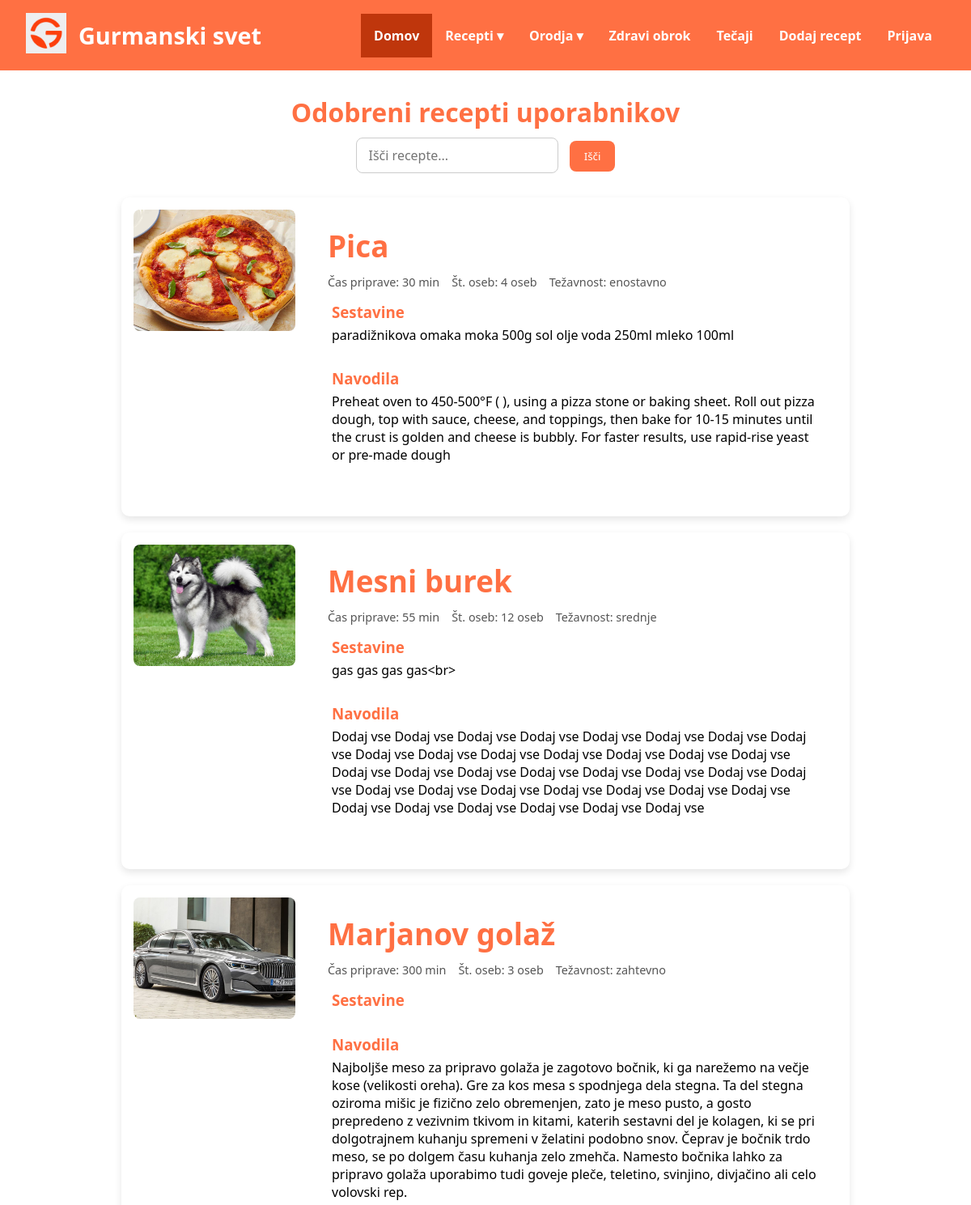
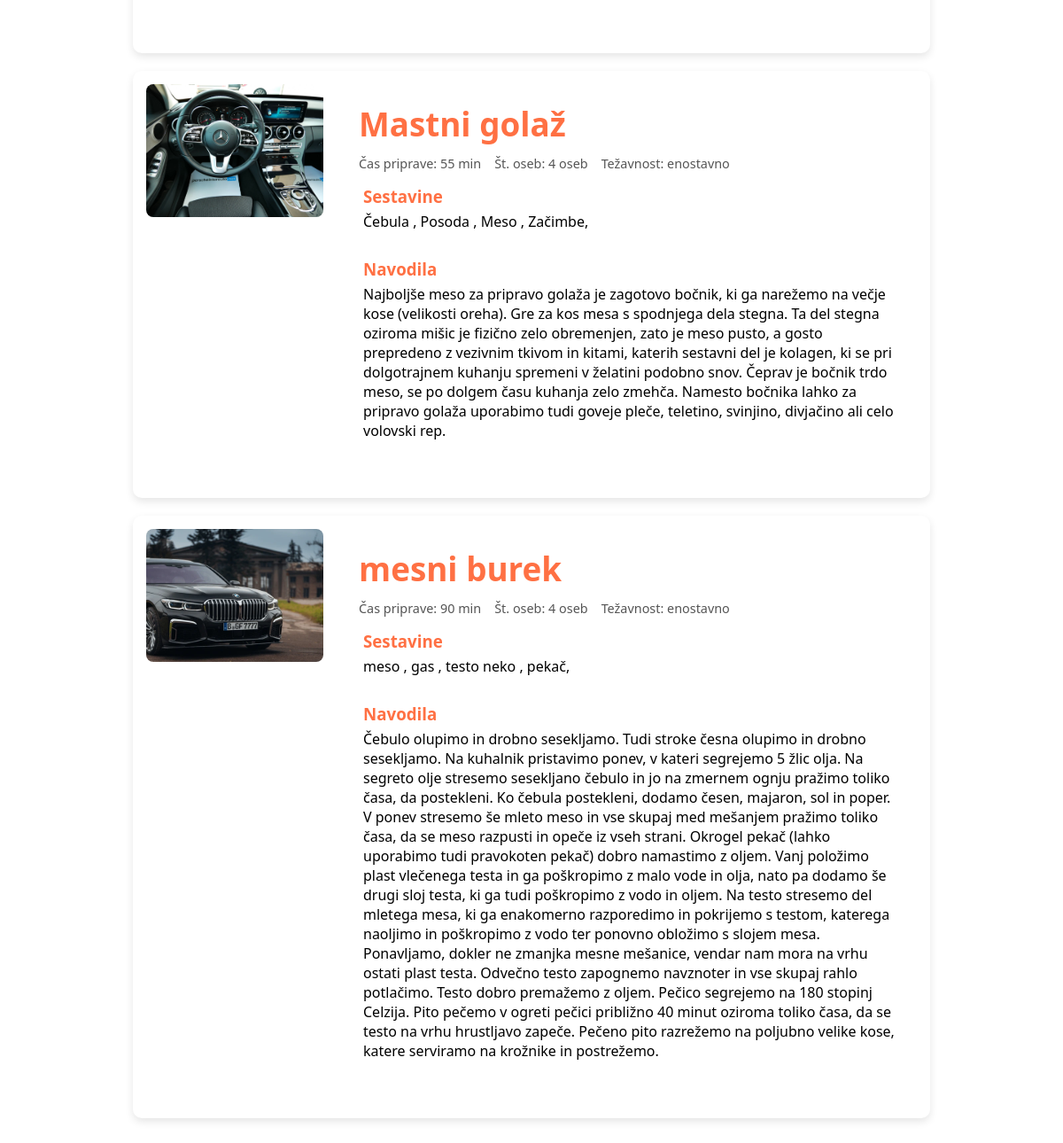
The page /predlagani_recepti on the database its author committed (2 pictures, top to bottom).
### tables this page shows
CREATE TABLE recepti (
    id INTEGER PRIMARY KEY AUTOINCREMENT,
    naslov TEXT,
    slika TEXT,
    sestavine TEXT,
    navodila TEXT,
    tezavnost TEXT,
    cas_priprave INTEGER,
    osebe INTEGER
, status TEXT DEFAULT 'pending', likes INTEGER DEFAULT 0);

### routes/recepti.py (the view)
@recepti_bp.route("/predlagani_recepti")
def predlagani_recepti():
    conn = sqlite3.connect('recepti.db')
    c = conn.cursor()
    c.execute(""" SELECT naslov, sestavine, navodila, slika, tezavnost, cas_priprave, osebe FROM recepti WHERE status='approved' """)
    recepti = c.fetchall()
    conn.close()
    return render_template("predlagani_recepti.html", recepti=recepti)

### main.py (called while the page is built)
@app.context_processor
def inject_user():
    return dict(username=session.get("username"))

### templates/predlagani_recepti.html (shortened to what this page needs)
<!DOCTYPE html>
<html lang="sl">
<head>
    <link rel="stylesheet" href="{{ url_for('static', filename='css.css') }}">
</head>
<body>
<header>
    <div class="container">
        <div class="logo-container">
            <a href="/">
                <img src="{{ url_for('static', filename='slike/ikona.png') }}" height="50">
            </a>
            <div class="logo">Gurmanski svet</div>
        </div>
        <nav>
            <ul>
                <li><a href="/" class="active">Domov</a></li>
                <li class="dropdown">
                    <a href="#">Recepti ▾</a>
                </li>
                <li class="dropdown">
                    <a href="#">Orodja ▾</a>
                </li>
                <li><a href="/zdravi">Zdravi obrok</a></li>
                <li><a href="/tecaji">Tečaji</a></li>
                <li><a href="/dodajRecept">Dodaj recept</a></li>
{% if username %}
<li class="dropdown">
    <a href="#">Hej {{ username }} ▾</a>
    <div class="dropdown-content">
        <a href="/logout">Odjava</a>
    </div>
</li>
{% else %}
<li><a href="/login">Prijava</a></li>
{% endif %}
            </ul>
        </nav>
    </div>
</header>
<div class="iskanje">
    <h1>Odobreni recepti uporabnikov</h1>
    <input type="text" id="search" placeholder="Išči recepte...">
    <button onclick="isci()">Išči</button>
</div>
<div id="recepti-container">
{% for recept in recepti %}
<div class="recept-box">
    {% if recept[3] %}
        <img class="recept-img" src="{{ url_for('static', filename='uploads/' + recept[3]) }}">
    {% endif %}
    <div class="recept-content">
        <h2>{{ recept[0] }}</h2>
        <div class="recept-meta">
            <span>Čas priprave: {{ recept[5] }} min</span>
            <span>Št. oseb: {{ recept[6] }} oseb</span>
            <span>Težavnost: {{ recept[4] }}</span>
        </div>
        <div class="recept-section">
            <h3>Sestavine</h3>
            <p>{{ recept[1] }}</p>
        </div>
        <div class="recept-section">
            <h3>Navodila</h3>
            <p>{{ recept[2] }}</p>
        </div>
    </div>
</div>
{% endfor %}
</div>
</body>
</html>

### static/css.css (style rules this page uses)
* { margin: 0; padding: 0; box-sizing: border-box; font-family: 'Segoe UI', Tahoma, Verdana, sans-serif; }
h1,h2,h3 { color: #FF7043 !important; }
header { background-color: #FF7043; color: white; padding: 1rem 2rem; }
.container { display: flex; justify-content: space-between; align-items: center; font-weight: bold; }
.logo-container { display: flex; align-items: center; gap: 15px; }
.logo { font-size: 1.8rem; font-weight: bold; }
nav ul { list-style: none; display: flex; align-items: center; }
nav ul li { position: relative; }
nav ul li a { display: block; color: white; text-decoration: none; padding: 1rem; }
nav ul li a:hover, nav ul li a.active { background-color: #BF360C; }
h2 { font-size: 2.3rem; color: #FF7043; }
#recepti-container { max-width: 900px; margin: 30px auto; }
.recept-box { display: flex; gap: 20px; background: white; padding: 15px; margin-bottom: 20px; border-radius: 10px; box-shadow: 0 4px 10px rgba(0,0,0,0.1); }
.recept-img { width: 200px; height: 150px; object-fit: cover; border-radius: 8px; }
.recept-content { padding: 20px; flex: 2; }
.recept-content h2 { color: #FF7043; margin-bottom: 10px; }
.recept-meta { display: flex; gap: 15px; margin: 10px 0 15px; font-size: 0.9rem; color: #555; }
.recept-section { margin-top: 10px; padding-left: 5px; margin-bottom: 30px; }
.recept-section h3 { margin-bottom: 5px; }
.recept-section p { white-space: normal; word-break: break-word; }
.iskanje { text-align: center; margin: 30px 0; }
.iskanje h1 { color: #FF7043; font-size: 2rem; margin-bottom: 10px; font-weight: bold; }
.iskanje input { padding: 10px 15px; width: 250px; border: 1px solid #ccc; border-radius: 8px; font-size: 1rem; outline: none; }
.iskanje button { padding: 10px 18px; margin-left: 10px; background-color: #FF7043; color: white; border: none; border-radius: 8px; cursor: pointer; }

### rows shown on the page
recepti: slika (picture), naslov "Pica", cas_priprave "30", osebe "4", tezavnost "enostavno", sestavine "paradižnikova omaka moka 500g sol olje voda 250ml mleko 100ml", navodila "Preheat oven to 450-500°F ( ), using a pizza stone or baking sheet. Roll out pizza dough, top with sauce, cheese, and toppings, then bake for 10-15 minutes until the crust is golden and cheese is bubbly. For faster results, use rapid-rise yeast or pre-made dough"
recepti: slika (picture), naslov "Mesni burek", cas_priprave "55", osebe "12", tezavnost "srednje", sestavine "gas gas gas gas<br>", navodila "Dodaj vse Dodaj vse Dodaj vse Dodaj vse Dodaj vse Dodaj vse Dodaj vse Dodaj vse Dodaj vse Dodaj vse Dodaj vse Dodaj vse Dodaj vse Dodaj vse Dodaj vse Dodaj vse Dodaj vse Dodaj vse Dodaj vse Dodaj vse Dodaj vse Dodaj vse Dodaj vse Dodaj vse Dodaj vse Dodaj vse Dodaj vse Dodaj vse Dodaj vse Dodaj vse Dodaj vse Dodaj vse Dodaj vse Dodaj vse Dodaj vse Dodaj vse"
recepti: slika (picture), naslov "Marjanov golaž", cas_priprave "300", osebe "3", tezavnost "zahtevno", navodila "Najboljše meso za pripravo golaža je zagotovo bočnik, ki ga narežemo na večje kose (velikosti oreha). Gre za kos mesa s spodnjega dela stegna. Ta del stegna oziroma mišic je fizično zelo obremenjen, zato je meso pusto, a gosto prepredeno z vezivnim tkivom in kitami, katerih sestavni del je kolagen, ki se pri dolgotrajnem kuhanju spremeni v želatini podobno snov. Čeprav je bočnik trdo meso, se po dolgem času kuhanja zelo zmehča. Namesto bočnika lahko za pripravo golaža uporabimo tudi goveje pleče, teletino, svinjino, divjačino ali celo volovski rep."
recepti: slika (picture), naslov "Mastni golaž", cas_priprave "55", osebe "4", tezavnost "enostavno", sestavine "Čebula , Posoda , Meso , Začimbe,", navodila "Najboljše meso za pripravo golaža je zagotovo bočnik, ki ga narežemo na večje kose (velikosti oreha). Gre za kos mesa s spodnjega dela stegna. Ta del stegna oziroma mišic je fizično zelo obremenjen, zato je meso pusto, a gosto prepredeno z vezivnim tkivom in kitami, katerih sestavni del je kolagen, ki se pri dolgotrajnem kuhanju spremeni v želatini podobno snov. Čeprav je bočnik trdo meso, se po dolgem času kuhanja zelo zmehča. Namesto bočnika lahko za pripravo golaža uporabimo tudi goveje pleče, teletino, svinjino, divjačino ali celo volovski rep."
recepti: slika (picture), naslov "mesni burek", cas_priprave "90", osebe "4", tezavnost "enostavno", sestavine "meso , gas , testo neko , pekač,", navodila "Čebulo olupimo in drobno sesekljamo. Tudi stroke česna olupimo in drobno sesekljamo. Na kuhalnik pristavimo ponev, v kateri segrejemo 5 žlic olja. Na segreto olje stresemo sesekljano čebulo in jo na zmernem ognju pražimo toliko časa, da postekleni. Ko čebula postekleni, dodamo česen, majaron, sol in poper. V ponev stresemo še mleto meso in vse skupaj med mešanjem pražimo toliko časa, da se meso razpusti in opeče iz vseh strani. Okrogel pekač (lahko uporabimo tudi pravokoten pekač) dobro namastimo z oljem. Vanj položimo plast vlečenega testa in ga poškropimo z malo vode in olja, nato pa dodamo še drugi sloj testa, ki ga tudi poškropimo z vodo in oljem. Na testo stresemo del mletega mesa, ki…"
